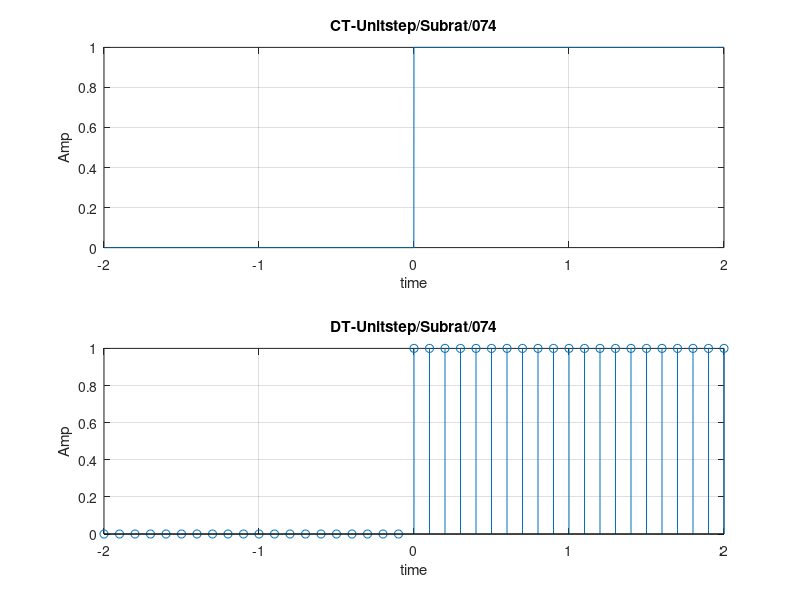

MATLAB code for this plot:
%Construct a continuous and discrete unit step signal
clc;
close all;
clear all;
i = 1;
for t = -2:0.001:2
    if(t>=0)
        x(i) = 1;
    else 
        x(i) = 0;
    end;
     i = i+1;
end;
t = -2:0.001:2;
subplot(2,1,1)
plot(t,x)
xlabel('time');
ylabel('Amp');
title('CT-Unitstep/Subrat/074');
grid on;

clear all;
i = 1;
for t = -2:0.1:2
    if(t>=0)
        x(i) = 1;
    else 
        x(i) = 0;
    end;
     i = i+1;
end;
t = -2:0.1:2;
subplot(2,1,2)
stem(t,x);
xlabel('time');
ylabel('Amp');
title('DT-Unitstep/Subrat/074');
grid on;
